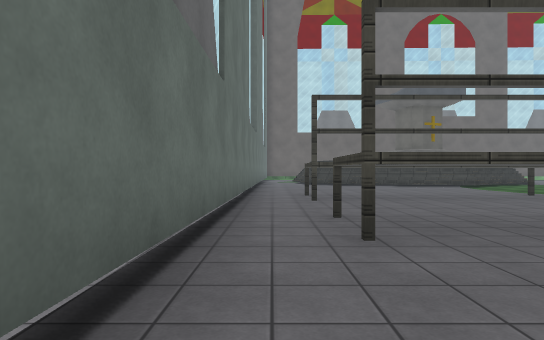
[1] (above)

24 first-person views from a walk through a scene from a Unity 3-D project. The camera is 1.3 m above the floor, looks level and sees 75° across. The floor is counted in squares, 2 m on a side. Each view is taken from the middle of a square. On the plan, view 1 faces up. The plan holds only what a view shows up to about 10 squares ahead; the rest is blank. The place goes on beyond the plan. The player character is not drawn. Surface patterns are stand-ins for the level's own textures.

[2]
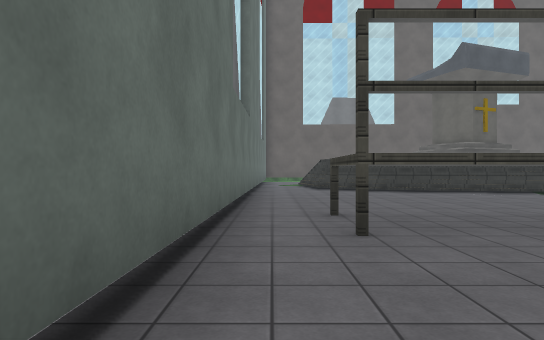

[3]
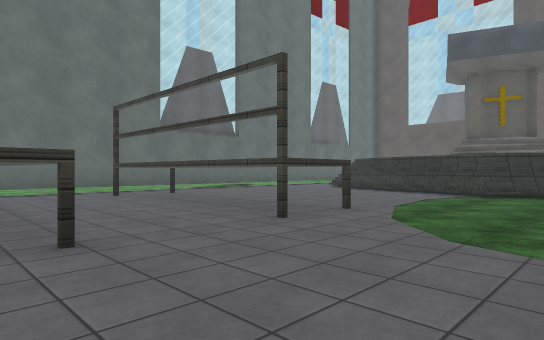

[4]
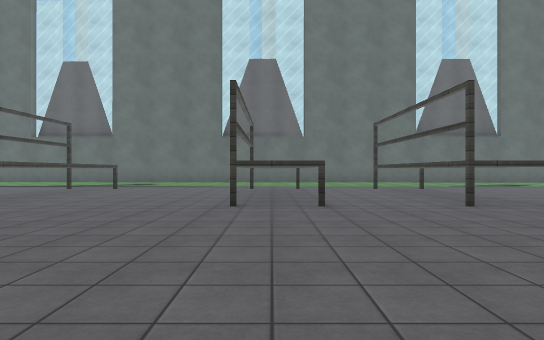

[5]
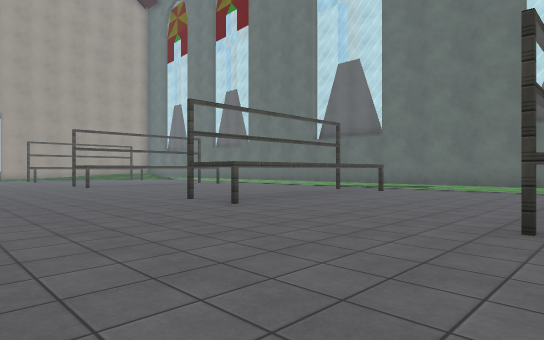

[6]
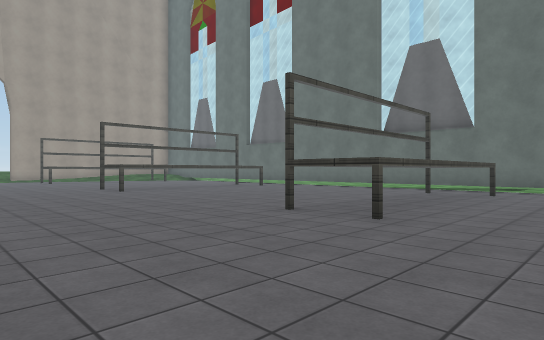

[7]
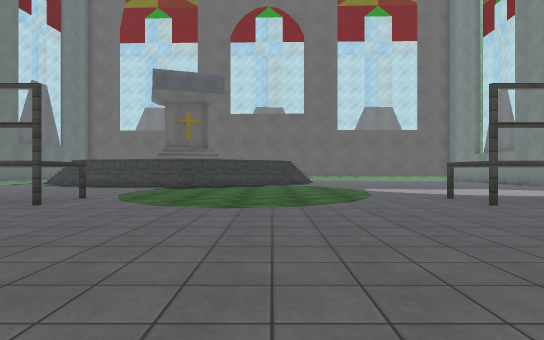

[8]
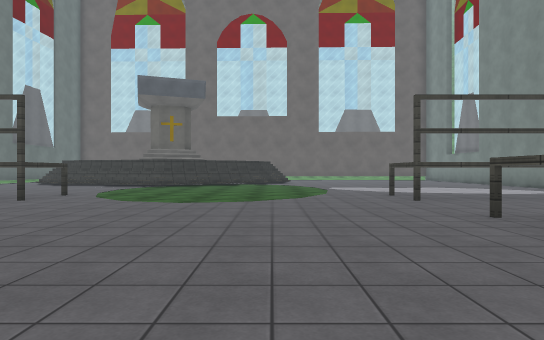

[9]
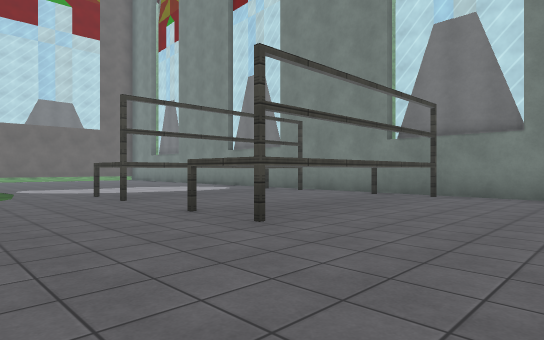

[10]
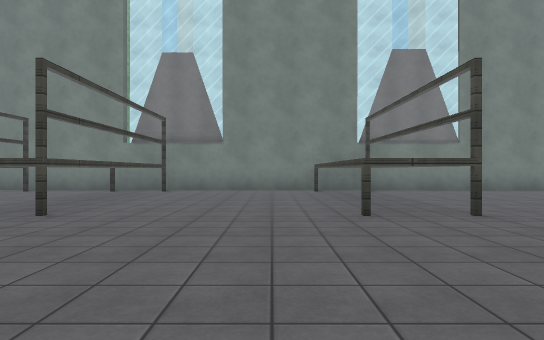

[11]
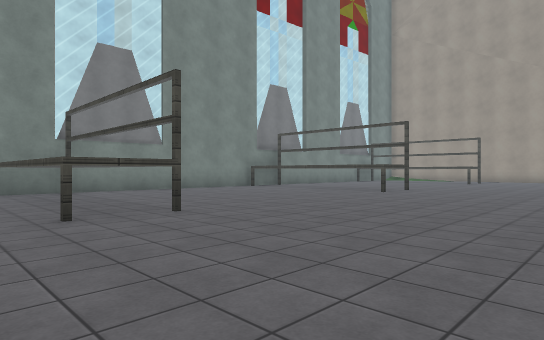

[12]
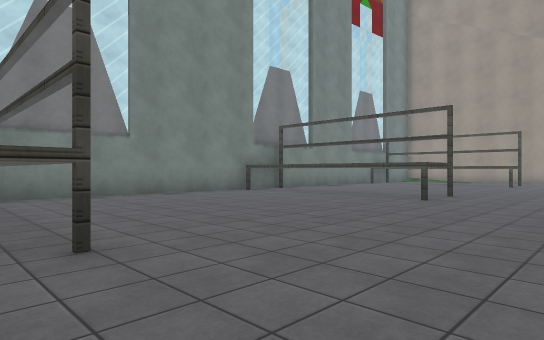

[13]
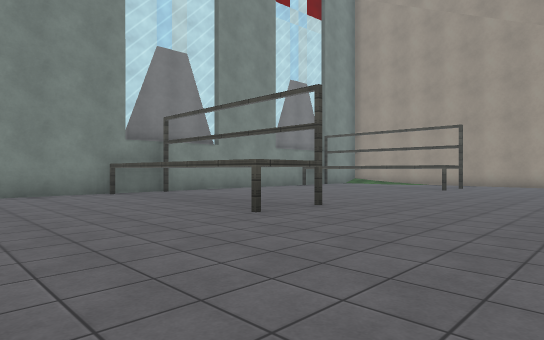

[14]
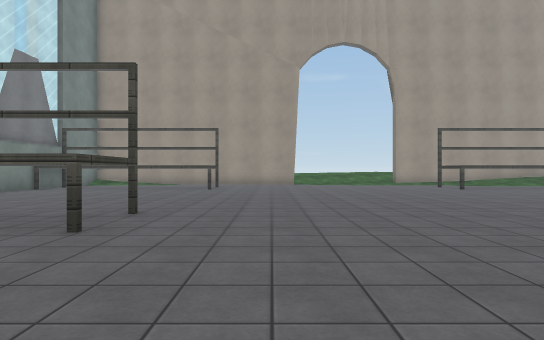

[15]
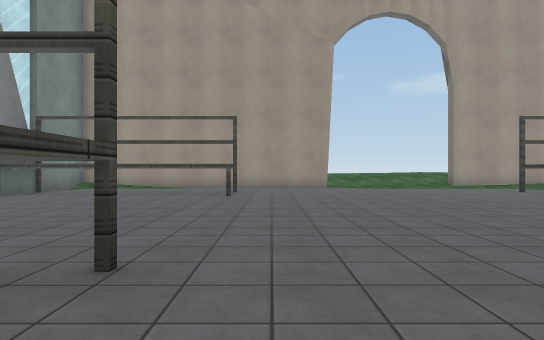

[16]
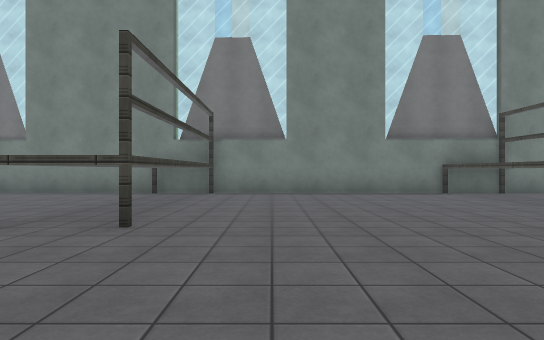

[17]
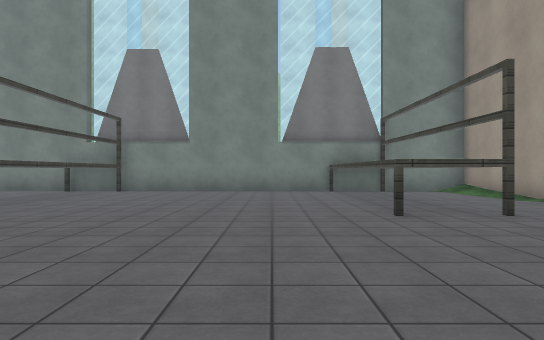

[18]
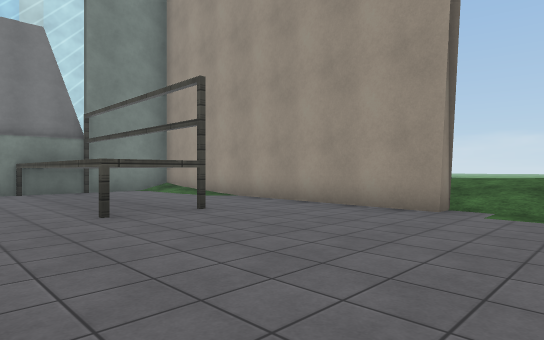

[19]
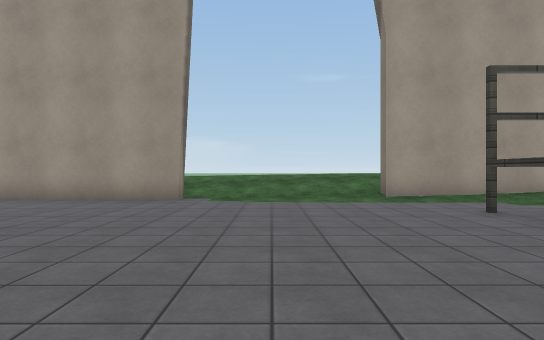

[20]
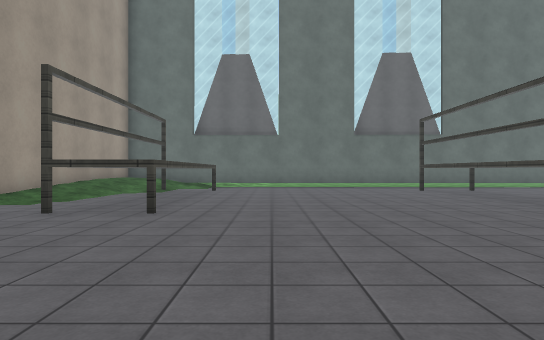

[21]
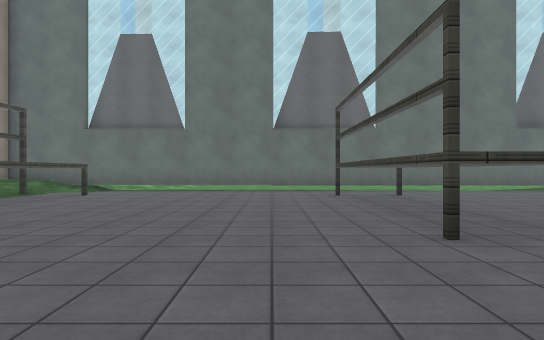

[22]
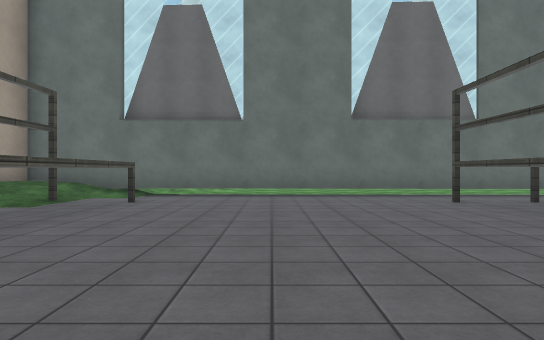

[23]
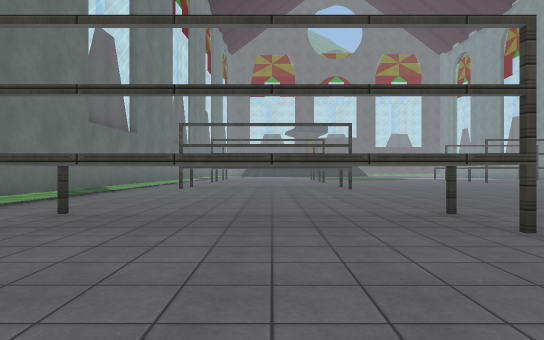

[24]
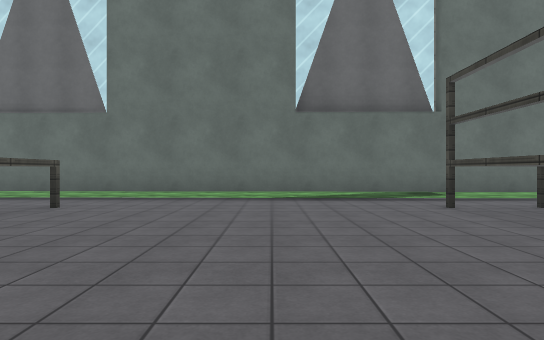

### Floor plan
Key: @ floor where view 1 was taken; # wall or solid block; . floor; / step, stairs or slope; T thing the floor can be seen under or through.
Columns run from 3 left of view 1 to 22 right of it. Each row starts with its distance up from view 1.
 14   #...../////
 13   #..........
 12   #..........
 11   #...................
 10   #...................
  9   #.T    T........#
  8   #.TTTTTT........####
  7   #.....................
  6   #.....................
  5   #.T    #........T     ##
  4   #.TTT  #........TTTT###
  3   #.....................##
  2   #......................#
  1 ..#......................#
  0 ..T@....................
 -1 ..T.....................
 -2  .T.######........#######
 -3 ..T.###  #........#     #
 -4 ..T.....................#
 -5 ..T.....................#
 -6 ..T.....................#
 -7 ..T.....................#
 -8 ..T.....................#
 -9 ..T.....................#
-10 ..T.TT   T........TTTTTT#
-11 ..T.TTTTTT........TTTTTT#
-12 ..T.....................
-13 ..T.....................
-14  .#.....................
-15  .#.....................#
-16  .#.....................#
-17  .#.....................#
-18  /#.######........#######
-19   #.#    #........#     #
-20   #//...................#
-21   #//////...............#
-22      ######////##########

Where each view was taken, in squares from view 1:
view 1: 0 up, 0 right, facing up
view 2: 4 up, 0 right, facing up
view 3: 4 up, 10 right, facing up-left
view 4: 4 up, 13 right, facing left
view 5: 4 up, 11 right, facing down-left
view 6: 1 up, 11 right, facing down-left
view 7: 1 up, 11 right, facing up
view 8: 0 up, 12 right, facing up
view 9: 0 up, 12 right, facing up-right
view 10: 0 up, 10 right, facing right
view 11: 0 up, 10 right, facing down-right
view 12: 2 down, 12 right, facing down-right
view 13: 6 down, 11 right, facing down-right
view 14: 6 down, 13 right, facing down
view 15: 9 down, 14 right, facing down
view 16: 13 down, 11 right, facing right
view 17: 16 down, 10 right, facing right
view 18: 16 down, 10 right, facing down-right
view 19: 14 down, 10 right, facing down
view 20: 16 down, 12 right, facing left
view 21: 13 down, 10 right, facing left
view 22: 15 down, 8 right, facing left
view 23: 15 down, 4 right, facing up
view 24: 6 down, 7 right, facing left
